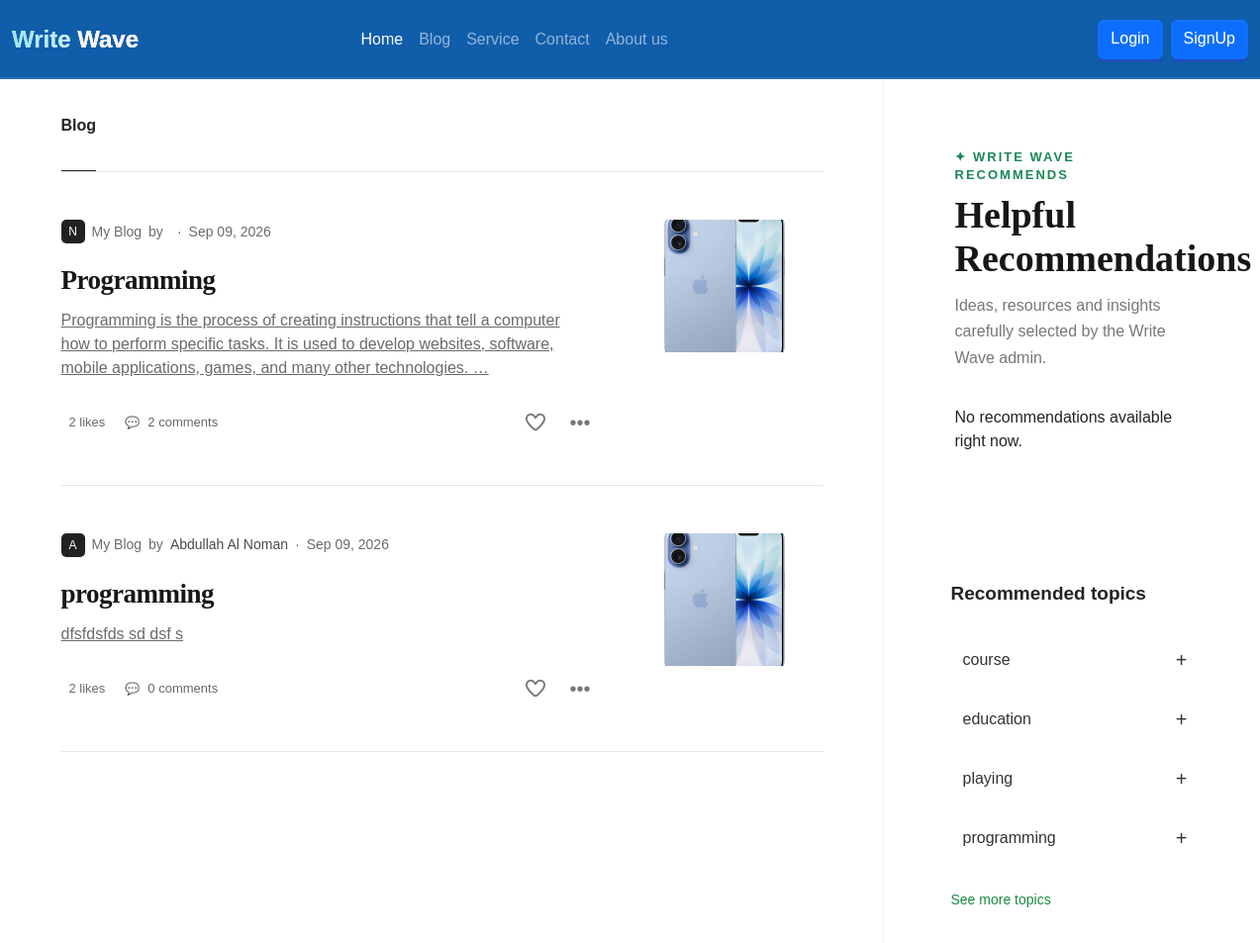
/ (upper part), run on an earlier commit of the app's database.
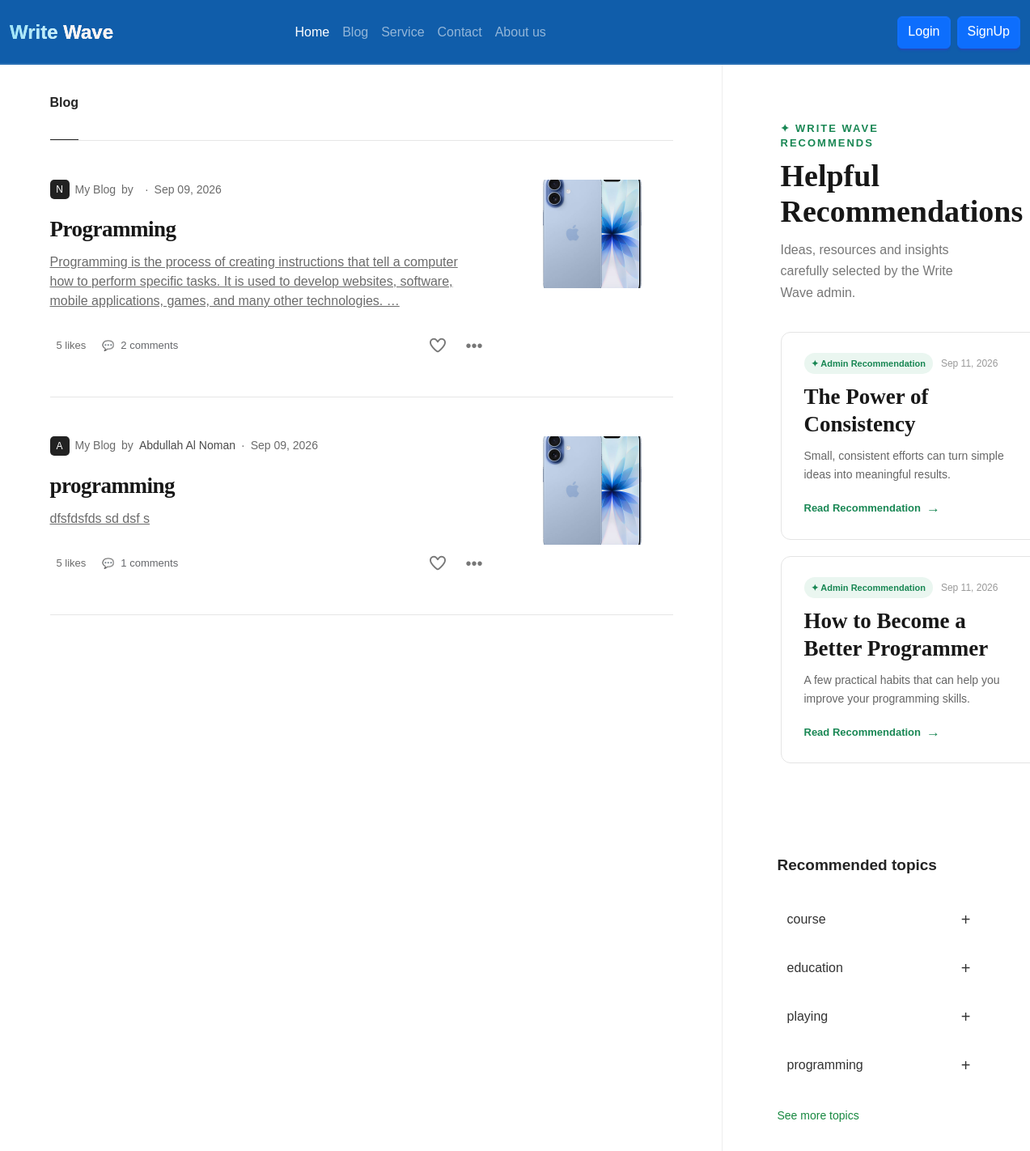
And on a later commit of the database.
### posts/models.py (models this page shows, shortened)
class Post(models.Model):
    author = models.ForeignKey(User, on_delete=models.CASCADE, related_name='posts')
    title = models.CharField(max_length=200)
    content = models.TextField()
    image = models.ImageField(upload_to=student_directory_name, blank=True, null=True)
    tags = models.ManyToManyField(Tags, related_name='posts', blank=True)
    created_at = models.DateTimeField(auto_now_add=True)
    updated_at = models.DateTimeField(auto_now=True)

class Tags(models.Model):
    name = models.CharField(max_length=50, unique=True)

### recommendations/models.py (models this page shows, shortened)
class Recommendation(models.Model):
    title = models.CharField(max_length=200)
    short_description = models.TextField(
        max_length=500
    )
    content = models.TextField()
    image = models.ImageField(
        upload_to="recommendations/",
        blank=True,
        null=True
    )
    is_published = models.BooleanField(
        default=True
    )
    created_at = models.DateTimeField(
        auto_now_add=True
    )
    updated_at = models.DateTimeField(
        auto_now=True
    )
    class Meta:
        ordering = ["-created_at"]

### blog_project_main/views.py (the view)
# urls.py: path('', views.home, name='home'),
def home(request):
    posts = Post.objects.all().annotate(
        like_count=Count("likes")
    ).order_by("-created_at")
    for post in posts:
        post.is_liked = (
            request.user.is_authenticated
            and Like.objects.filter(
                user=request.user,
                post=post
            ).exists()
        )
    recommendations = Recommendation.objects.filter(
        is_published=True
    ).order_by("-created_at")
    tags = Tags.objects.all().order_by("name")
    return render(
        request,
        "home.html",
        {
            "posts": posts,
            "recommendations": recommendations,
            "tags": tags,
        }
    )

### templates/home.html (shortened to what the changed rows need)
{% extends "base.html" %}
{% load static %}
{% block extra_css %}
   <link rel="stylesheet" href="{% static 'css/home.css' %}">
{% endblock extra_css %}
{% block content %}
      <div class="home-container">
         <main class="main-feed">
            {% for post in posts %}
               <article class="post-card">
                     <div class="post-content">
                        <div class="post-meta">
                           <div class="publication-icon">{{ post.author.username|first|upper }}</div>
                           <span>My Blog</span>
                           <span>by</span>
                           <span class="author">{{ post.author.first_name }} {{ post.author.last_name }}</span>
                           <span>·</span>
                           <span>{{ post.created_at|date:"M d, Y" }}</span>
                        </div>
                        <h2 class="post-title">
                           {{ post.title }}
                        </h2>
                        <a href="{% url 'post_detail' post.id %}" class="post-description">
                           {{ post.content|truncatewords:30 }}
                        </a>
                        <div class="post-footer">
                           <div class="post-stats">
                                 <span>{{ post.like_count }} likes</span>
                                 <span class="comment-icon">💬</span>
                                 <span class="comment-count"
                                       onclick="toggleComments('{{ post.id }}')">
                                    {{ post.comments.count }} comments
                                 </span>
                           </div>
                           <div class="post-actions">
                              <form action="{% url 'like_post' post.pk %}" method="POST">
                                 <button type="submit" class="like-btn">
                                    {% if post.is_liked %}
                                          <i class="fa-solid fa-heart liked"></i>
                                    {% else %}
                                          <i class="fa-regular fa-heart"></i>
                                    {% endif %}
                                 </button>
                              </form>
                                 <div class="post-menu-wrapper">
                                    <button type="button"
                                             class="menu-btn"
                                             onclick="toggleMenu('{{ post.pk }}')">
                                       •••
                                    </button>
                                 </div>
                           </div>
                        </div>
                     </div>
                     <div class="post-image">
                        <img src="{% if post.image %}{{ post.image.url }}{% else %}{% static 'posts/images/no_image.jpg' %}{% endif %}"
                              alt="AI Article">
                     </div>
               </article>
            {% endfor %}
         </main>
         <aside class="sidebar">
            <section class="admin-recommendations">
               <div class="recommendation-heading">
                  <h2>
                        Helpful Recommendations
                  </h2>
               </div>
               <div class="recommendation-list">
                  {% for recommendation in recommendations %}
                        <article class="recommendation-card">
                           <div class="recommendation-card-content">
                              <div class="recommendation-meta">
                                    <span class="admin-badge">
                                       ✦ Admin Recommendation
                                    </span>
                                    <span>
                                       {{ recommendation.created_at|date:"M d, Y" }}
                                    </span>
                              </div>
                              <h3>
                                    {{ recommendation.title }}
                              </h3>
                              <p>
                                    {{ recommendation.short_description }}
                              </p>
                              <a
                                    href="{% url 'recommendation_detail' recommendation.pk %}"
                                    class="read-recommendation"
                              >
                                    Read Recommendation
                                    <span>→</span>
                              </a>
                           </div>
                        </article>
                  {% empty %}
                        <p>
                           No recommendations available right now.
                        </p>
                  {% endfor %}
               </div>
            </section>
            <section class="sidebar-section">
               <div class="topics">
                  {% for tag in tags %}
                        <a href="{% url 'posts_by_tag' tag.id %}"
                           class="topic-button {% if forloop.counter > 3 %}extra-topic{% endif %}">
                           <span>{{ tag.name }}</span>
                           <span>+</span>
                        </a>
                  {% empty %}
                        <p>No topics available.</p>
                  {% endfor %}
               </div>
            </section>
         </aside>
      </div>
{% endblock content %}

What changed in the data, as far as the page shows it:
computed for Post "Programming": like_count "2" → "5"
computed for Post "programming": like_count "2" → "5"; comments.count "0" → "1"
added Recommendation: created_at "Sep 11, 2026", title "The Power of Consistency", short_description "Small, consistent efforts can turn simple ideas into meaningful results."
added Recommendation: created_at "Sep 11, 2026", title "How to Become a Better Programmer", short_description "A few practical habits that can help you improve your programming skills."
Also different on the page:
text no longer shown: "No recommendations available right now."
